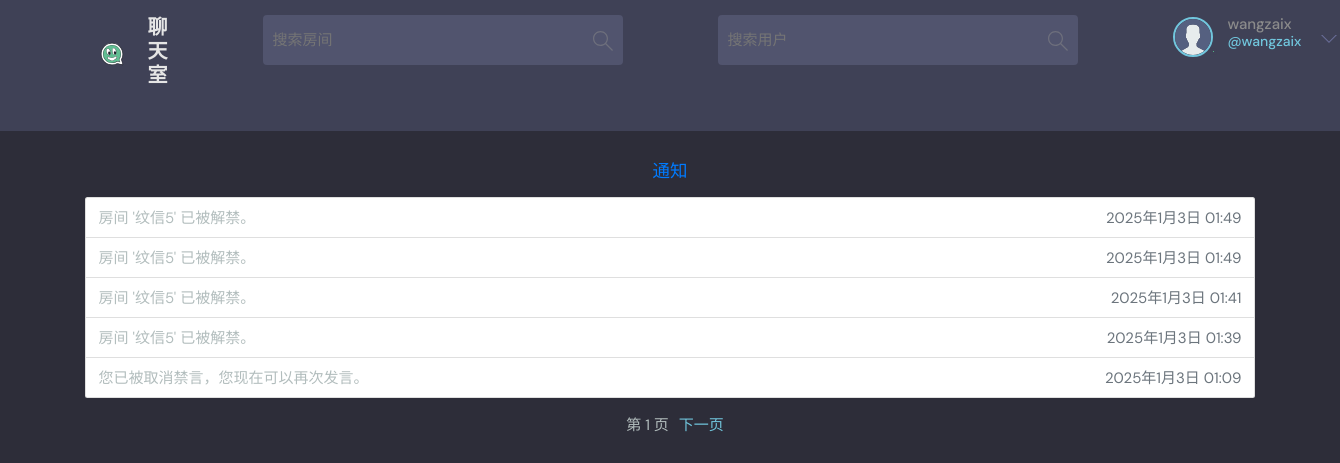
The app's page /notifications/ (signed in), older data.
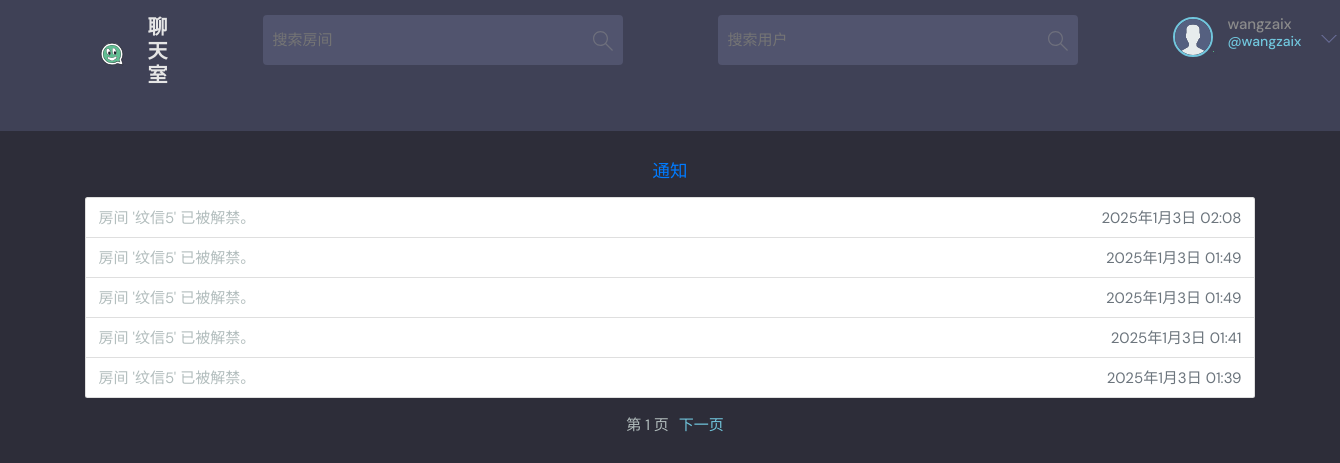
The same page, newer data.
### base/models.py (models this page shows, shortened)
class Notification(models.Model):
    user = models.ForeignKey(User, on_delete=models.CASCADE, verbose_name='用户')
    message = models.CharField(max_length=255, verbose_name='通知内容')
    timestamp = models.DateTimeField(auto_now_add=True, verbose_name='时间戳')
    is_read = models.BooleanField(default=False, verbose_name='是否已读')
    class Meta:
        verbose_name = '通知'
        verbose_name_plural = '通知列表'

### base/views.py (the view)
# urls.py: path('notifications/', views.notifications_view, name='notifications'),
@login_required(login_url='/login')  # 确保用户已登录
def notifications_view(request):
    notifications = request.user.notification_set.all().order_by('-timestamp')  # 按时间降序排列
    paginator = Paginator(notifications, 5)  # 每页显示5个通知
    page_number = request.GET.get('page')  # 从URL获取页码
    notifications_page = paginator.get_page(page_number)  # 获取当前页的通知
    return render(request, 'base/notifications.html', {'notifications': notifications_page})

### base/templates/base/notifications.html (shortened to what this page needs)
{% extends 'main.html' %}
{% block content %}
<main class="container mt-5">
    <h3 class="notification-title text-center text-primary mb-4">通知</h3>
    <ul class="notification-list list-group">
        {% for notification in notifications %}
            <li class="notification-item list-group-item d-flex justify-content-between align-items-center">
                <div>
                    {{ notification.message }}
                </div>
                <span class="notification-timestamp text-muted">{{ notification.timestamp }}</span>
            </li>
        {% empty %}
            <li class="empty-notification list-group-item text-center">没有通知</li>
        {% endfor %}
    </ul>
    <div class="pagination mt-4 d-flex justify-content-center">
        <span class="mx-3">第 {{ notifications.number }} 页</span>
        {% if notifications.has_next %}
            <a href="?page={{ notifications.next_page_number }}" >下一页</a>
        {% endif %}
    </div>
</main>
{% endblock %}

Row changes from the older to the newer data that the page shows:
no longer on this page (row unchanged): Notification: message "您已被取消禁言，您现在可以再次发言。", timestamp "2025年1月3日 01:09"
added Notification: message "房间 '纹信5' 已被解禁。", timestamp "2025年1月3日 02:08"
